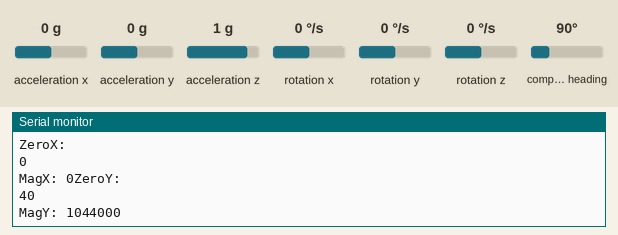
This sketch was run on a simulated Arduino Nano, built with avr-gcc and run on an emulated ATmega328P. Parts: the last lines printed to the serial monitor. Inputs (shaded band) come from the test bench; at power-on: compass heading 90°, acceleration x 0 g, acceleration y 0 g, acceleration z 1 g, rotation x 0 °/s, rotation y 0 °/s, rotation z 0 °/s.

Above: at 1.2 s.
1.3 s: compass heading set to 7°
At 1.44 s:
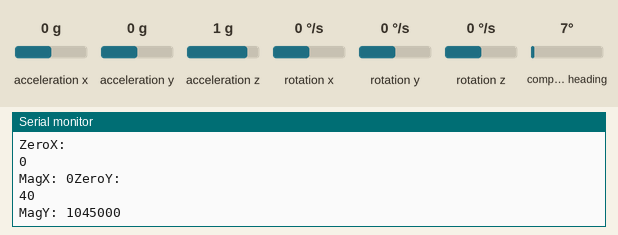
2.8 s: compass heading set to 90°
At 2.9 s:
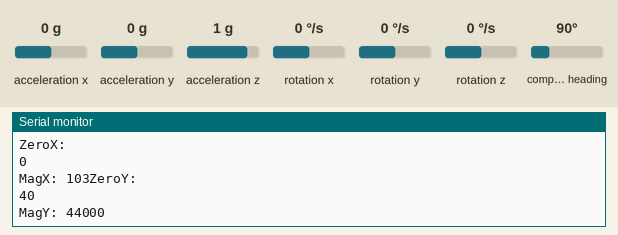
4.3 s: compass heading set to 180°
At 4.57 s:
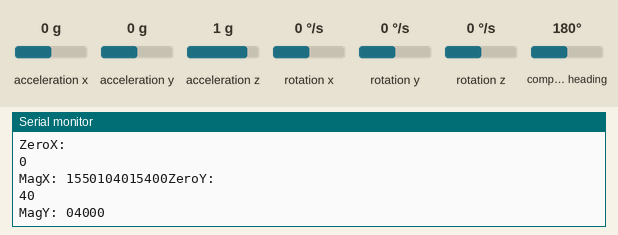
Timing chart, 0 to 7.3 s (numbered marks = the images above; inputs shaded):
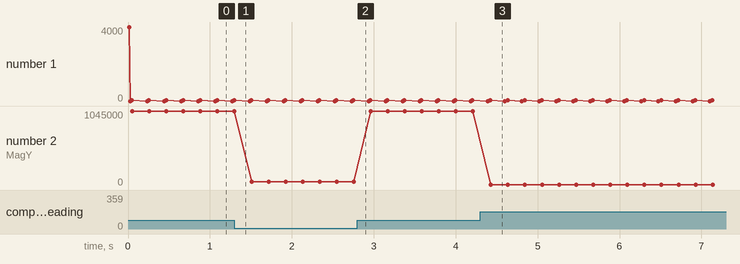

The sketch:

gesture_control.ino
```cpp
#include "MPU9250.h"
#include <SoftwareSerial.h>

//TX_BLUTUTH 10, RX_BLUTUTH 11
SoftwareSerial BTserial(10, 11);
// SDA-A4 & SCL-A5 (IMU-Arduino nano)
MPU9250 IMU(Wire,0x68);

int Xzero, Yzero;
int IMU_status,velocity;

int set_speed(int Xmag){
  int velocity = abs(2*(Xmag-Xzero));
  if(velocity > 255){
    velocity = 255;
  }
}

int set_diriction(int Ymag,int Xmag){
  int dir;
  int code=5000; //stop by default
  if ((Xmag-Xzero)>20 && abs(Ymag-Yzero)<20){
    //forward
    code=1000+velocity;
  }

  if ((Xmag-Xzero)<-20 && abs(Ymag-Yzero)<20){
    //backward
    code=2000+velocity;
  }

  if (Ymag-Yzero>20){
    //left
    code=3000+velocity;
  }

  if (Ymag-Yzero<-20){
    //right
    code=4000+velocity;
  }
  return code;
}

void setup() {
  // serial to display data
  Serial.begin(9600);
  BTserial.begin(38400);

  // start communication with IMU
  IMU_status = IMU.begin();
  if (IMU_status < 0) {
    Serial.println("IMU initialization unsuccessful");
    Serial.print("Status: ");
    Serial.println(IMU_status);
    while(1) {}
  }
  IMU.readSensor();
  Xzero = int(IMU.getMagX_uT());
  Yzero = int(IMU.getMagY_uT());

}

void loop() {
  // read the sensor
  IMU.readSensor();

  int Xmag = int(IMU.getMagX_uT());
  int Ymag = int(IMU.getMagY_uT());

  velocity = set_speed(Xmag);
  int msg = set_diriction(Xmag,Ymag);

  Serial.println(msg);
  BTserial.write(msg);
  BTserial.write('D');

  Serial.println("ZeroX: ");
  Serial.println(Xzero);
  Serial.print("MagX: ");
  Serial.print(Xmag,6);
  Serial.println("ZeroY: ");
  Serial.println(Yzero);
  Serial.print("MagY: ");
  Serial.print(Ymag,6);

  delay(200);
}
```

Measured:
- after the input at 4.3 s, the serial monitor: prints a new line after 0.10 s (image 3)
- plotted number 2: 1045000 → 44000 after the input at 1.3 s
